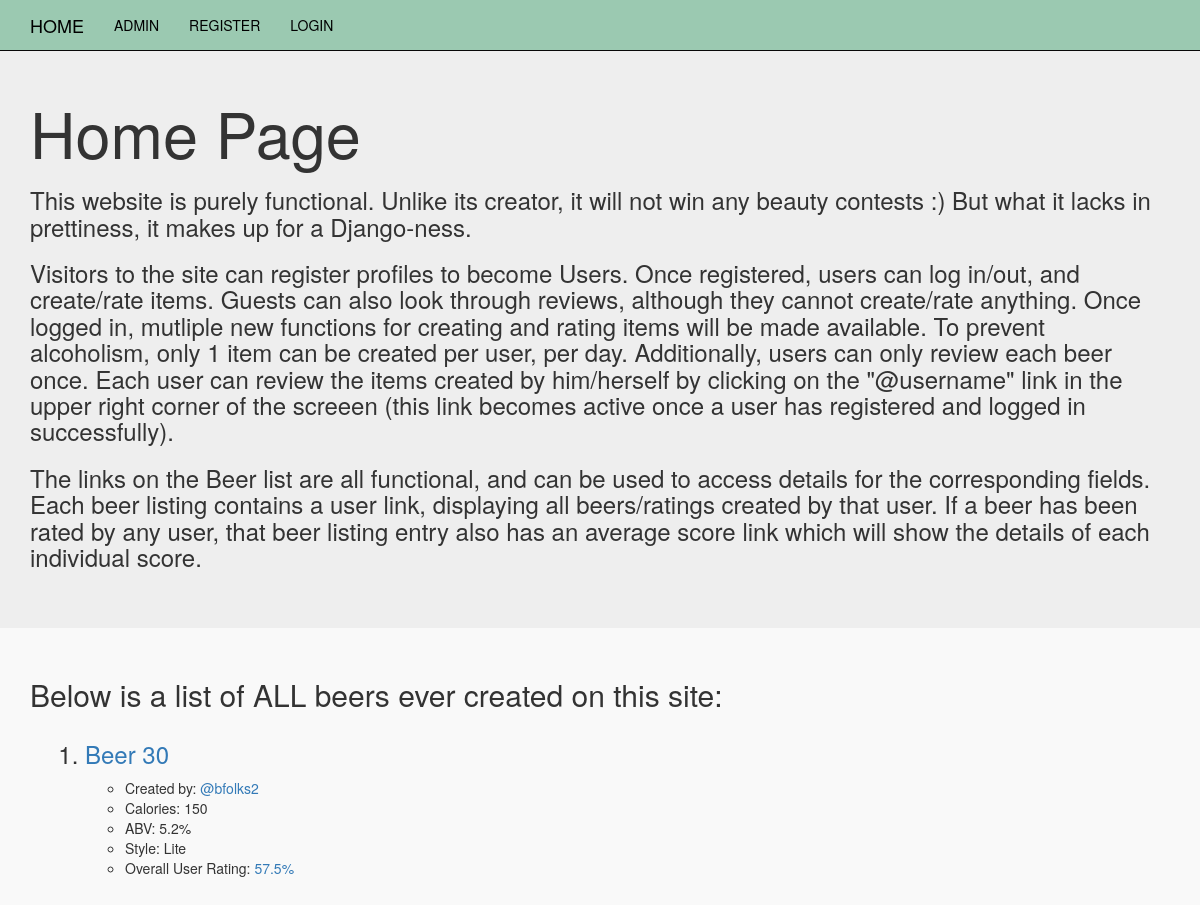
The app's page /, older data.
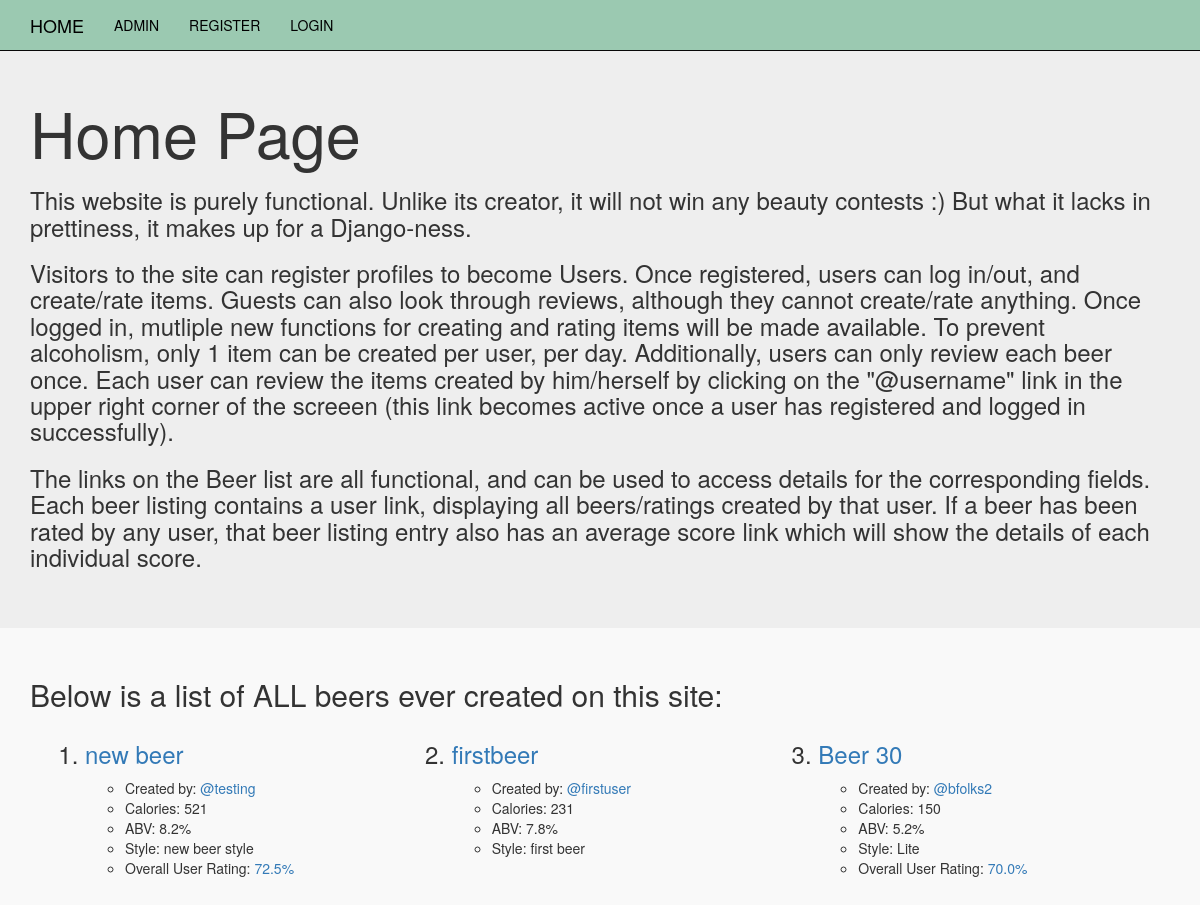
The same page, newer data.
### mybeerapp/models.py (models this page shows, shortened)
class Beer(models.Model):
    user=models.ForeignKey(User, related_name='beers', default=1)
    name=models.CharField(max_length=256)
    slug=models.SlugField(allow_unicode=True, default='')
    calories=models.PositiveIntegerField()
    abv=models.DecimalField(max_digits=3, decimal_places=1)
    style=models.CharField(default="It's a beer", max_length=256)
    location=models.CharField(max_length=256)
    created_at = models.DateTimeField(auto_now=True)
    glass=models.ManyToManyField(Glass)
    def _get_total_average(self):
        count=self.ratings.count()
        total=0
        for rating in self.ratings.all():
            total=total+rating.average
        if count==0:
            count=1
        return (total/count)
    total_average = property(_get_total_average)
    def _get_slug_name(self):
        return slugify(self.name)
    slug_name = property(_get_slug_name)

class Rating(models.Model):
    five_choices=(
        (1,'1/5'),
        (2,'2/5'),
        (3,'3/5'),
        (4,'4/5'),
        (5,'5/5'),
    )
    ten_choices=(
        (1,'1/10'),
        (2,'2/10'),
        (3,'3/10'),
        (4,'4/10'),
        (5,'5/10'),
        (6,'6/10'),
        (7,'7/10'),
        (8,'8/10'),
        (9,'9/10'),
        (10,'10/10'),
    )
    user=models.ForeignKey(User, related_name='user_ratings', default=1)
    beer=models.ForeignKey(Beer, related_name='ratings')
    aroma=models.PositiveIntegerField(choices=five_choices)
    appearance=models.PositiveIntegerField(choices=five_choices)
    taste=models.PositiveIntegerField(choices=ten_choices) #taste is weighted
    def _get_average(self):
        return round(((self.aroma + self.appearance + self.taste)/20)*100)
    average = property(_get_average)

### mybeerapp/views.py (the view)
# urls.py: url(r'^$', views.index, name='index'),
def index(request):
    beers=Beer.objects.all().order_by('-name')
    return render(request, 'index.html', {'beers':beers})

### templates/index.html
{% extends 'base.html' %}
{% block unbound %}
  <div class="jumbotron">
    <div class="container">
      <h1>Home Page</h1>
      <h3>This website is purely functional.  Unlike its creator, it will not win any beauty contests :)
      But what it lacks in prettiness, it makes up for a Django-ness.</h3>
      <h3>Visitors to the site can register profiles to become Users.  Once registered, users can log in/out, and create/rate items.
      Guests can also look through reviews, although they cannot create/rate anything.  Once logged in, mutliple new functions for
      creating and rating items will be made available.  To prevent alcoholism, only 1 item can be created per user, per day.
      Additionally, users can only review each beer once.  Each user can review the items created by him/herself by clicking
      on the "@username" link in the upper right corner of the screeen (this link becomes active once a user has registered and
      logged in successfully).</h3>
      <h3>The links on the Beer list are all functional, and can be used to access details for the corresponding fields.
      Each beer listing contains a user link, displaying all beers/ratings created by that user.
      If a beer has been rated by any user, that beer listing entry also has an average score link which will show
      the details of each individual score.</h3>
    </div>
  </div>
  <div class="middlesection">
    <div class="container">
      <h2>Below is a list of ALL beers ever created on this site:</h2>
      <ol>
        {% for beer in beers %}
          <div class="col-md-4 col-xs-6">
            <h3><li><a href="{% url 'mybeerapp:beer_details' slug=beer.slug %}">{{beer.name}}</a></li></h3>
            <ul>
              <li>Created by: <a href="{% url 'mybeerapp:user_beerlist' username=beer.user.username %}">@{{beer.user}}</a></li>
              <li>Calories: {{beer.calories}}</li>
              <li>ABV: {{beer.abv}}%</li>
              <li>Style: {{beer.style}}</li>
              {% if beer.ratings.count %}
                <li>Overall User Rating: <a href="{% url 'mybeerapp:rating_details' slug=beer.slug %}">{{beer.total_average}}%</a></li>
              {% endif %}
            </ul>
          </div>
        {% endfor %}
      </ol>
    </div>
  </div>
{% endblock %}

### templates/base.html (shortened to what this page needs)
<!DOCTYPE html>
{% load staticfiles %}
<html>
  <head>
    <link rel="stylesheet" href="https://maxcdn.bootstrapcdn.com/bootstrap/3.3.7/css/bootstrap.min.css">
    <link rel="stylesheet" href="{% static 'BeerAPI/css/master5.css' %}">
  </head>
  <body>
    <nav class="navbar navbar-inverse navbar-fixed-top" role="navigation">
      <div class="container">
          <div class="collapse navbar-collapse" id="bs-example-navbar-collapse-1">
            <ul class="nav navbar-nav">
              <li><a class="navbar-brand" href="{% url 'index' %}">HOME</a></li>
              <li><a class = "navbar-link" href="{% url 'admin:index' %}">ADMIN</a></li>
              <li><a class = "navbar-link" href="{% url 'accounts:signup' %}">REGISTER</a></li>
              {% if user.is_authenticated %}
                <li><a href="{% url 'accounts:user_logout' %}">LOGOUT</a></li>
                <li><a href="{% url 'mybeerapp:create' %}">CREATE BEER</a></li>
                <li><a href="{% url 'mybeerapp:rating' %}">RATE BEER</a></li>
              {% else %}
                <li><a href="{% url 'accounts:user_login' %}">LOGIN</a></li>
              {% endif %}
            </ul>
          </div>
      </div>
    </nav>
    {% block unbound %}
    {% endblock %}
  </body>
</html>

### static/BeerAPI/css/master5.css (style rules this page uses)
body { background-color: #f9f9f9; padding-top: 30px; padding-bottom: 50px; }
.navbar-inverse { background-color: #9bc9b1; }
.navbar-collapse .navbar-nav li a { color: black; }

Row changes from the older to the newer data that the page shows:
added Beer: name "new beer", user "testing", calories "521", abv "8.2", style "new beer style", total_average "72.5"
added Beer: name "firstbeer", user "firstuser", calories "231", abv "7.8", style "first beer"
changed Beer "Beer 30": total_average "57.5" → "70.0"
